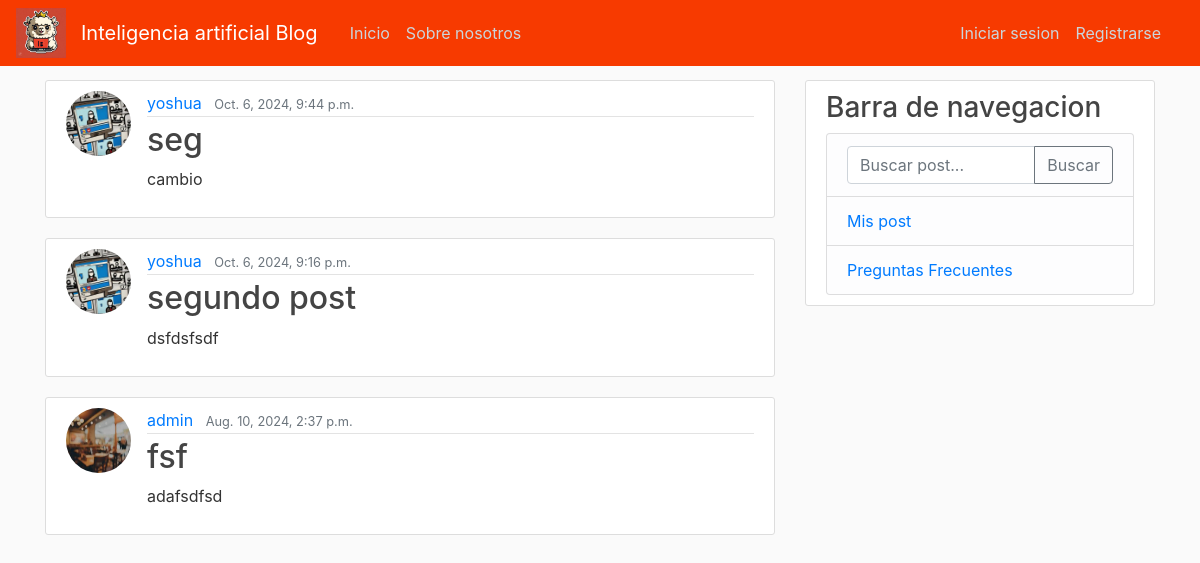
Page /Spa/ on the committed database.
### Spa/models.py (models this page shows, shortened)
class Post(models.Model):
    titulo = models.CharField(max_length=100)
    contenido = models.TextField()
    fecha_posteo = models.DateTimeField(default=timezone.now)
    autor = models.ForeignKey(User, on_delete=models.CASCADE)
    imagen = models.ImageField(upload_to='imagenes/', blank=True, null=True)

### users/models.py (models this page shows, shortened)
class profile(models.Model):
    user = models.OneToOneField(User, on_delete=models.CASCADE)
    image = models.ImageField(default='default.jpg', upload_to='profile_pics')

### Spa/views.py (the view)
class PostListView(ListView):
    model=Post
    template_name= 'Spa/home.html'
    context_object_name= 'posts'
    ordering=['-fecha_posteo']
    paginate_by=5

### Spa/templates/spa/home.html (shortened to what this page needs)
{% extends "spa/base.html" %}
{% block content %}
    {% for post in posts %}
    <article class="media content-section">
        <img class="rounded-circle article-img" src="{{ post.autor.profile.image.url }}">
        <div class="media-body">
        <div class="article-metadata">
            <a class="mr-2" href="{% url 'user-post' post.autor.username %}">{{ post.autor }}</a>
            <small class="text-muted">{{ post.fecha_posteo }}</small>
        </div>
            <h2><a class="article-title" href="{% url 'post-detail' post.id %}">{{ post.titulo }}</a></h2>
            <p class="article-content">{{ post.contenido }}</p>
        </div>
    </article>
    {% endfor %}
{% endblock content %}

### Spa/templates/spa/base.html (shortened to what this page needs)
{% load static %}
<!DOCTYPE html>
<html>
<head>
    <link rel="stylesheet" href="https://cdn.jsdelivr.net/npm/bootstrap@4.0.0/dist/css/bootstrap.min.css">
    <link rel="stylesheet" type="text/css" href="{% static 'Spa/main.css' %}">
</head>
<body>
    <header class="site-header">
        <nav class="navbar navbar-expand-md navbar-dark bg-steel fixed-top " style="background-color: #f73a00;">
            <img src="{% static 'Spa/IABLOG.jpeg' %}" alt="Logo de la página" style="height: 50px;">
          <div class="container">
            <a class="navbar-brand mr-4" href="{% url 'Inicio-Spa' %}">Inteligencia artificial Blog</a>
            <div class="collapse navbar-collapse" id="navbarToggle">
              <div class="navbar-nav mr-auto">
                <a class="nav-item nav-link" href="{% url 'Inicio-Spa' %}">Inicio</a>
                <a class="nav-item nav-link" href="{% url 'About-Spa' %}">Sobre nosotros</a>
              </div>
              <div class="navbar-nav">
                {% if user.is_authenticated %}
                  <span class="nav-item nav-link">Hola, {{ user.username }}</span>
                  <a class="nav-item nav-link" href="{% url 'post-create' %}">Nuevo Post</a>
                  <a class="nav-item nav-link" href="{% url 'profile' %}">Perfil</a>
                  {% if user.is_superuser %}
                      <a class="nav-item nav-link" href="{% url 'view-denuncias' %}">Denuncias</a>
                  {% endif %}
                  <a class="nav-item nav-link" href="{% url 'logout' %}">Cerrar sesion</a>
                {% else %}
                  <a class="nav-item nav-link" href="{% url 'login' %}">Iniciar sesion</a>
                  <a class="nav-item nav-link" href="{% url 'register' %}">Registrarse</a>
                {% endif %}
              </div>
            </div>
          </div>
        </nav>
    </header>
    <main role="main" class="container">
        <div class="row">
          <div class="col-md-8">
            {% block content %}{% endblock %}
          </div>
          <div class="col-md-4">
            <div class="content-section">
                <h3>Barra de navegacion</h3>
                <ul class="list-group">
                    <li class="list-group-item list-group-item-light">
                      <form method="GET" action="{% url 'search-posts' %}">
                          <div class="input-group">
                              <input type="text" name="q" class="form-control" placeholder="Buscar post..." aria-label="Buscar post">
                              <div class="input-group-append">
                                  <button class="btn btn-outline-secondary" type="submit">Buscar</button>
                              </div>
                          </div>
                      </form>
                    </li>
                    <li class="list-group-item list-group-item-light">
                        <a href="{% url 'mis-posts' %}">Mis post</a>
                    </li>
                    <li class="list-group-item list-group-item-light">
                      <a href="{% url 'faq' %}">Preguntas Frecuentes</a>
                    </li>
                </ul>
            </div>
        </div>
        </div>
    </main>
</body>
</html>

### Spa/static/Spa/main.css (style rules this page uses)
body { background: #fafafa; color: #333333; margin-top: 5rem; }
h1, h2, h3, h4, h5, h6 { color: #444444; }
ul { margin: 0; }
.bg-steel { background-color: #4A90E2; }
.site-header .navbar-nav .nav-link { color: #cbd5db; }
.content-section { background: #ffffff; padding: 10px 20px; border: 1px solid #dddddd; border-radius: 3px; margin-bottom: 20px; }
.article-title { color: #444444; }
.article-content { white-space: pre-line; }
.article-img { height: 65px; width: 65px; margin-right: 16px; }
.article-metadata { padding-bottom: 1px; margin-bottom: 4px; border-bottom: 1px solid #e3e3e3 }

### rows in the picture
Post: autor.profile.image (placeholder picture), autor "yoshua", fecha_posteo "Oct. 6, 2024, 9:44 p.m.", titulo "seg", contenido "cambio"
Post: autor.profile.image (placeholder picture), autor "yoshua", fecha_posteo "Oct. 6, 2024, 9:16 p.m.", titulo "segundo post", contenido "dsfdsfsdf"
Post: autor.profile.image (picture), autor "admin", fecha_posteo "Aug. 10, 2024, 2:37 p.m.", titulo "fsf", contenido "adafsdfsd"
